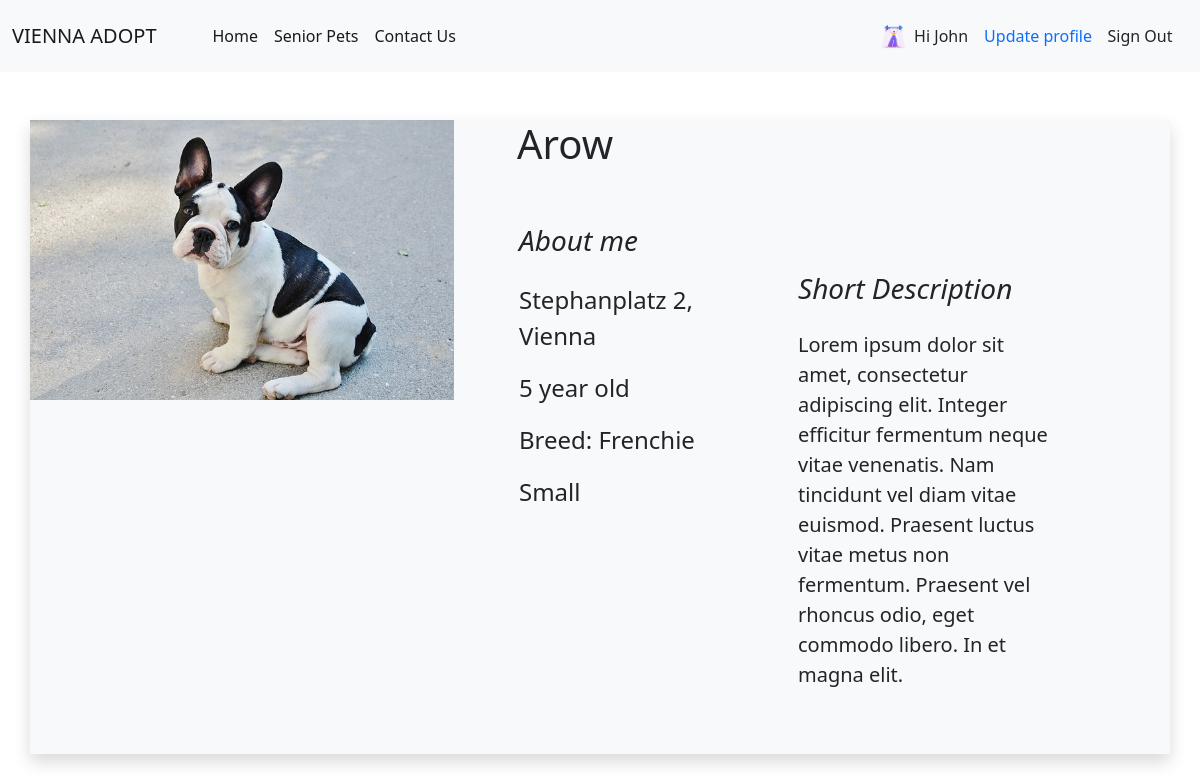
/details.php?id=46 (signed in), run on the app's committed database.
### tables this page shows
CREATE TABLE `user` (
  `id` int(11) NOT NULL,
  `first_name` varchar(255) NOT NULL,
  `last_name` varchar(255) NOT NULL,
  `email` varchar(255) NOT NULL,
  `phone_number` varchar(255) NOT NULL,
  `address` varchar(255) NOT NULL,
  `picture` varchar(255) NOT NULL,
  `password` varchar(255) NOT NULL,
  `status` varchar(4) NOT NULL DEFAULT 'user'
);

CREATE TABLE `animals` (
  `id` int(11) NOT NULL,
  `name` varchar(255) NOT NULL,
  `picture` varchar(255) NOT NULL,
  `location` varchar(255) NOT NULL,
  `description` varchar(255) NOT NULL,
  `size` varchar(10) NOT NULL,
  `hobby` varchar(255) NOT NULL,
  `breed` varchar(255) NOT NULL,
  `age` varchar(10) NOT NULL
);

### details.php (the view, shortened to what this page needs)
<?php
require_once 'components/db_connect.php';
$res = mysqli_query($connect, "SELECT * FROM user WHERE id=" . $_SESSION['user']);
$row = mysqli_fetch_array($res, MYSQLI_ASSOC);
if ($_GET['id']) {
    $id = $_GET['id'];
    $sql = "SELECT * FROM animals WHERE id = {$id}";
    $result = mysqli_query($connect, $sql);
    if (mysqli_num_rows($result) == 1) {
        $data = mysqli_fetch_assoc($result);
        $name = $data['name'];
        $location = $data['location'];
        $description = $data['description'];
        $size = $data['size'];
        $breed = $data['breed'];
        $age =  $data['age'];
        $picture = $data['picture'];
    } else {
        header("location: error.php");
    }
} else {
    header("location: error.php");
}
?>
<!DOCTYPE html>
<html lang="en">
<head>
    <?php require_once 'components/bootcss.php' ?>
    <link rel="stylesheet" href="components/style.css">
</head>
<body>
    <nav class="navbar navbar-expand-lg navbar-light bg-light mb-5">
        <div class="container-fluid">
            <a class="navbar-brand me-5" href="#">VIENNA ADOPT</a>
            <div class="collapse navbar-collapse" id="navbarSupportedContent">
                <ul class="navbar-nav me-auto mb-2 mb-lg-0">
                    <li class="nav-item">
                        <a class="nav-link active" aria-current="page" href="/">Home</a>
                    </li>
                    <li class="nav-item">
                        <a class="nav-link active" aria-current="page" href="senior.php">Senior Pets</a>
                    </li>
                    <li class="nav-item">
                        <a class="nav-link active" aria-current="page" href="contact.php">Contact Us</a>
                    </li>
                </ul>
                <li class="d-flex align-items-center ">
                    <img class="userHome" style=" width: 25px;" src="pictures/<?php echo $row['picture']; ?>" alt="<?php echo $row['first_name']; ?>">
                    <p class="text-dark ms-2 pt-3">Hi <?php echo $row["first_name"]; ?></p>
                 </li>
                <a class="ms-3 text-decoration-none" href="update.php?id=<?php echo $_SESSION['user'] ?>">Update profile</a>
                <li class="d-flex">
                    <a href="/logout.php?logout"><button style="width: 6rem; height: 2.3rem;" class="btn btn  border-0"> Sign Out</button></a>
                </li>
            </div>
    </nav>
<div class="container position-relative bg-light py-6 shadow">
	<div class="lc-block position-absolute start-0 top-0 mt-xl-n6 mt-n6 d-none d-xl-block ms-xl-n5">
		<img class="ratio img-fluid " style="max-height:35vh" src="pictures/<?= $picture?>"  loading="lazy">
	</div>
	<div class="row justify-content-xl-start justify-content-center ">
		<div class="col-10 col-xl-5 offset-xl-5 mb-5">
			<div class="lc-block text-dark text-center text-xl-start">
				<div editable="rich">
					<h1><?=  $name ?></h1>
				</div>
			</div>
		</div>
	</div>
	<div class="row px-3 px-xl-0 col-xl-6 offset-xl-5 text-dark">
		<div class="col-sm-6 text-center text-sm-start mb-5">
			<div class="lc-block mb-4">
				<div editable="rich">
					<h3 class="fst-italic">About me</h3>
				</div>
			</div>
			<div class="lc-block">
				<div editable="rich">
					<p class="lead text-dark fs-4 fst-normal"> <?= $location ?></p>
					<p class="lead text-dark fs-4 fst-normal"> <?= $age ?> year old</p>
					<p class="lead text-dark fs-4 fst-normal">Breed: <?= $breed ?></p>
                   	<p class="lead text-dark fs-4 fst-normal"> <?= $size ?></p>
				</div>
			</div>
		</div>
		<div class="col-sm-6 text-center text-sm-start mb-5">
			<div class="lc-block mb-4">
				<div editable="rich">
					<h3 class="fst-italic">Short Description</h3>
				</div>
			</div>
			<div class="lc-block">
				<div editable="rich">
					<p class="lead text-dark-50"> <?= $description ?> </p>
				</div>
			</div>
		</div>
	</div>
</div>
</body>
</html>

### data on the page
user: picture (picture), first_name "John"
animals: picture (picture), name "Arow", location "Stephanplatz 2, Vienna", age "5", breed "Frenchie", size "Small", description "Lorem ipsum dolor sit amet, consectetur adipiscing elit. Integer efficitur fermentum neque vitae venenatis. Nam tincidunt vel diam vitae euismod. Praesent luctus vitae metus non fermentum. Praesent vel rhoncus odio, eget commodo libero. In et magna elit."
